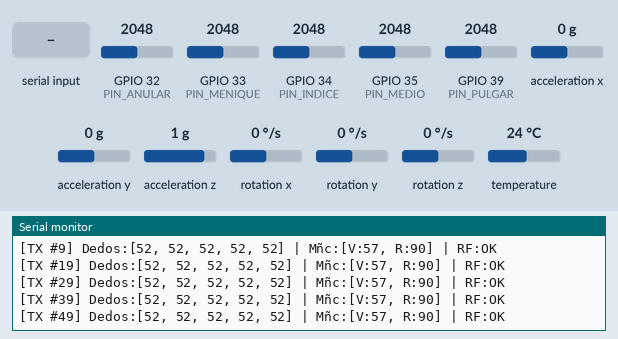
Simulated run of this sketch. Board: ESP32. Shown: the last lines printed to the serial monitor. Inputs (shaded band) come from the test bench; at power-on: acceleration x 0 g, acceleration y 0 g, acceleration z 1 g, GPIO 32 (PIN_ANULAR) = 2048, GPIO 33 (PIN_MENIQUE) = 2048, GPIO 34 (PIN_INDICE) = 2048, GPIO 35 (PIN_MEDIO) = 2048, GPIO 39 (PIN_PULGAR) = 2048, rotation x 0 °/s, rotation y 0 °/s, rotation z 0 °/s, temperature 24 °C (analog values on the 0–4095 scale). EEPROM starts erased.

Above: at 4.3 s.
4.4 s: "c" received over Serial
At 5.6 s:
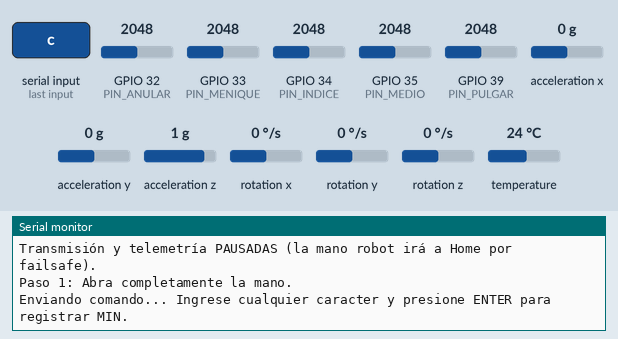
5.9 s: "C" received over Serial
At 6.8 s:
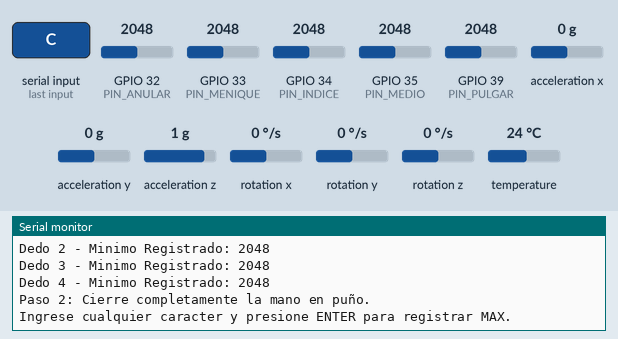
7.4 s: "1" received over Serial
At 7.7 s:
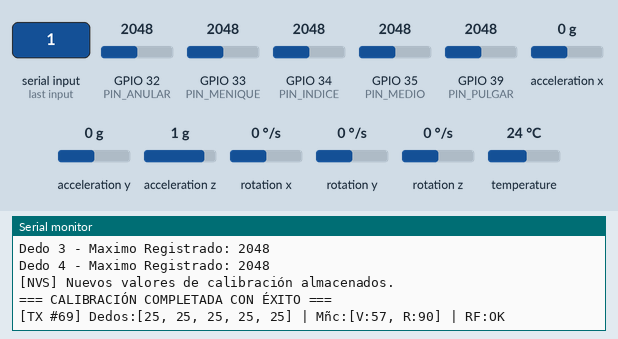
8.9 s: acceleration x set to -1.4 g
At 8.9 s:
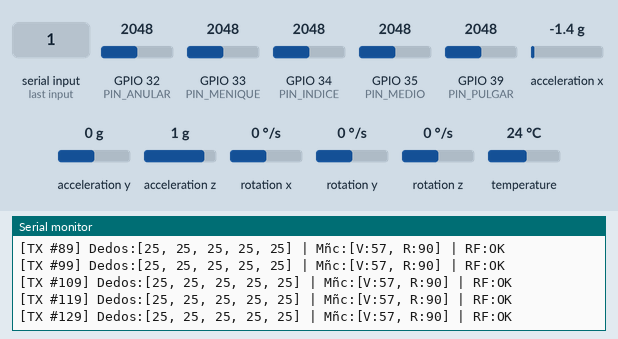
10.4 s: acceleration y set to -1.4 g
At 10.5 s:
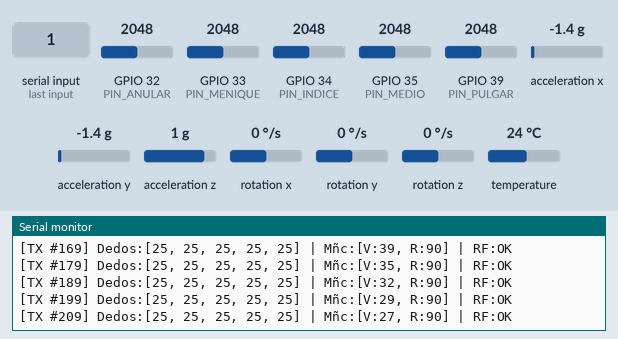
11.9 s: acceleration z set to -1.4 g
At 11.9 s:
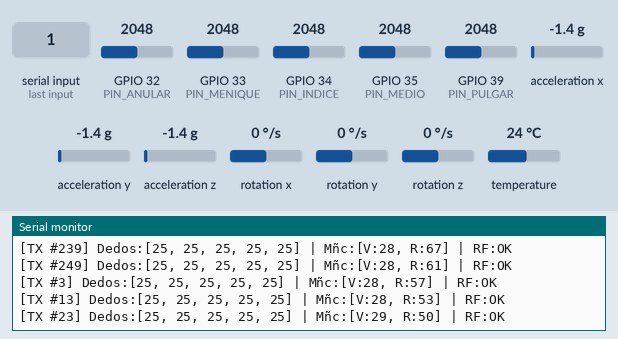
Timing chart, 0 to 14.4 s (numbered marks = the images above; inputs shaded):
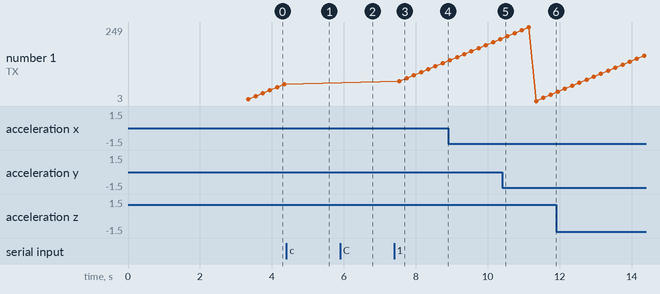

Measured:
- after the input at 4.4 s, the serial monitor: prints a new line after 0.05 s (image 1)
- after the input at 5.9 s, the serial monitor: prints a new line at once (image 2)
- after the input at 7.4 s, the serial monitor: prints a new line at once (image 3)
- plotted number 1: 59 → 129 after the input at 7.4 s

The sketch:

Transmisor.ino
```cpp
// Transmisor.ino - firmware del guante.
//
// Lee los 5 potenciómetros de los dedos y el MPU6050 de la muñeca, calcula los
// ángulos que tiene que copiar la mano y se los manda al receptor por ESP-NOW,
// 50 veces por segundo. Toda la calibración se hace de este lado: la mano
// recibe ángulos de servo listos para usar.
//
// Para recalibrar los dedos: mandar 'c' por el monitor serie (115200 baudios).

#include <Arduino.h>
#include <WiFi.h>
#include <esp_now.h>
#include <esp_idf_version.h>
#include <Wire.h>
#include <Adafruit_MPU6050.h>
#include <Adafruit_Sensor.h>
#include <Preferences.h>

#include "ProtocoloBrazo.h"

// ---------- Pines y parámetros ----------

// Los potes van a pines del ADC1 porque el ADC2 no se puede usar con el WiFi prendido
const int PIN_PULGAR  = 39; // SENSOR_VN
const int PIN_INDICE  = 34;
const int PIN_MEDIO   = 35;
const int PIN_ANULAR  = 32;
const int PIN_MENIQUE = 33;

const int PINES_DEDOS[TOTAL_DEDOS] = {
    PIN_PULGAR, PIN_INDICE, PIN_MEDIO, PIN_ANULAR, PIN_MENIQUE
};

// I2C del MPU6050
const int PIN_I2C_SDA = 21;
const int PIN_I2C_SCL = 22;

// Período del ciclo: 20 ms = 50 Hz
const TickType_t PERIODO_CONTROL_MS = 20;

// Cuánto le creemos al giróscopo en el filtro complementario (lo usual es 0.96 a 0.98)
const float ALPHA_COMPLEMENTARIO = 0.98f;
// Por si el MPU queda torcido en el guante: lo que marca con la mano derecha, en grados
const float TRIM_PITCH_DEG = 0.0f;
const float TRIM_ROLL_DEG  = 0.0f;
// Hasta dónde movemos la mano (°) y hasta dónde llegan los servos de la muñeca (°)
const float PITCH_MANO_ARRIBA = 45.0f;   // corresponde a SERVO_V_MIN
const float PITCH_MANO_ABAJO  = -25.0f;  // corresponde a SERVO_V_MAX
const float SERVO_V_MIN = 25.0f, SERVO_V_NEUTRO = 57.0f, SERVO_V_MAX = 90.0f;
const float ROLL_MANO_MAX = 90.0f;       // ±90° de mano son 0 a 180° de servo

// MAC del ESP32 de la mano. Si se cambia la placa hay que poner la nueva
// (se ve con WiFi.macAddress() en el receptor).
uint8_t macReceptor[] = {0x1C, 0xC3, 0xAB, 0xD2, 0x14, 0x9C};

// ---------- Variables globales ----------

Adafruit_MPU6050 mpu;
Preferences memoriaNVS;

MensajeBrazo paqueteSalida;
esp_now_peer_info_t infoReceptor;

// Lectura del ADC con la mano abierta (min) y cerrada (max), una por dedo.
// Estos son valores por defecto; los reales se cargan de la flash al arrancar.
uint16_t calMinADC[TOTAL_DEDOS] = {1200, 1200, 1200, 1200, 1200};
uint16_t calMaxADC[TOTAL_DEDOS] = {3200, 3200, 3200, 3200, 3200};

// Ángulos de la muñeca que va actualizando el filtro (°, respecto de la gravedad)
float anguloPitch = 0.0f;
float anguloRoll  = 0.0f;
// Lo que marca el giróscopo quieto (rad/s); se lo restamos a cada lectura
float gyroBiasX = 0.0f;
float gyroBiasY = 0.0f;
uint32_t tiempoAnteriorMicros = 0;
uint8_t contadorSecuencia = 0;

// Lo escribe el callback de envío; sólo se usa para mostrarlo por serie
volatile bool ultimoEnvioExitoso = false;
// En true mientras se calibran los dedos: la tarea no manda nada ni imprime
volatile bool calibrando = false;

void rutinaRecuperacionI2C(int pinSDA, int pinSCL);
void cargarCalibracionNVS();
void guardarCalibracionNVS();
void ejecutarCalibracionInteractiva();
uint16_t leerADCSobremuestreado(int pin, uint8_t muestras = 16);
void tareaTransmision(void* pvParameters);
void calibrarIMU();

// Pitch y roll a partir del acelerómetro, en grados. Como son cocientes,
// da lo mismo si la librería entrega m/s² o g.
static inline float rollAcc(const sensors_event_t& a) {
    return atan2(a.acceleration.y, a.acceleration.z) * RAD_TO_DEG;
}
static inline float pitchAcc(const sensors_event_t& a) {
    return atan2(-a.acceleration.x,
                 sqrt(a.acceleration.y * a.acceleration.y +
                      a.acceleration.z * a.acceleration.z)) * RAD_TO_DEG;
}

// ---------- Callback de ESP-NOW ----------

// Avisa si el receptor confirmó el último paquete. La firma cambió en el
// ESP-IDF 5, por eso hay dos versiones.
#if ESP_IDF_VERSION >= ESP_IDF_VERSION_VAL(5, 0, 0)
void OnDataSent(const wifi_tx_info_t* info, esp_now_send_status_t status) {
    ultimoEnvioExitoso = (status == ESP_NOW_SEND_SUCCESS);
}
#else
void OnDataSent(const uint8_t* mac_addr, esp_now_send_status_t status) {
    ultimoEnvioExitoso = (status == ESP_NOW_SEND_SUCCESS);
}
#endif

// ---------- Destrabar el bus I2C ----------

// Si el ESP32 se resetea en medio de una lectura, el MPU puede quedar tirando
// SDA a masa esperando más clocks, y el bus queda colgado. Mandando 9 pulsos
// en SCL y un STOP el sensor termina lo que estaba haciendo y suelta la línea.
void rutinaRecuperacionI2C(int pinSDA, int pinSCL) {
    pinMode(pinSDA, INPUT_PULLUP);
    pinMode(pinSCL, OUTPUT);

    for (int i = 0; i < 9; i++) {
        digitalWrite(pinSCL, LOW);
        delayMicroseconds(5);
        digitalWrite(pinSCL, HIGH);
        delayMicroseconds(5);
    }

    // STOP: SDA sube mientras SCL está en alto
    pinMode(pinSDA, OUTPUT);
    digitalWrite(pinSDA, LOW);
    delayMicroseconds(5);
    digitalWrite(pinSCL, HIGH);
    delayMicroseconds(5);
    digitalWrite(pinSDA, HIGH);
    delayMicroseconds(5);

    pinMode(pinSDA, INPUT_PULLUP);
    pinMode(pinSCL, INPUT_PULLUP);
}

// ---------- Calibración de los dedos (guardada en flash) ----------

// Se guarda en la NVS para no tener que calibrar cada vez que se prende el guante
void cargarCalibracionNVS() {
    memoriaNVS.begin("calib_brazo", true); // true = sólo lectura
    for (int i = 0; i < TOTAL_DEDOS; i++) {
        String kMin = "min_" + String(i);
        String kMax = "max_" + String(i);
        calMinADC[i] = memoriaNVS.getUShort(kMin.c_str(), 1200);
        calMaxADC[i] = memoriaNVS.getUShort(kMax.c_str(), 3200);
    }
    memoriaNVS.end();
    Serial.println("[NVS] Calibración cargada satisfactoriamente.");
}

void guardarCalibracionNVS() {
    memoriaNVS.begin("calib_brazo", false);
    for (int i = 0; i < TOTAL_DEDOS; i++) {
        String kMin = "min_" + String(i);
        String kMax = "max_" + String(i);
        memoriaNVS.putUShort(kMin.c_str(), calMinADC[i]);
        memoriaNVS.putUShort(kMax.c_str(), calMaxADC[i]);
    }
    memoriaNVS.end();
    Serial.println("[NVS] Nuevos valores de calibración almacenados.");
}

// Se pide abrir la mano, se lee; se pide cerrarla, se lee, y se guarda.
void ejecutarCalibracionInteractiva() {
    // Cuando loop() llega acá, la tarea de transmisión (que tiene más prioridad y
    // corre en el mismo núcleo) ya terminó su ciclo. Desde el siguiente deja de
    // leer los dedos y de transmitir, así que la mano se va sola a la posición
    // de reposo por el failsafe del receptor.
    calibrando = true;
    Serial.println("\n=== INICIANDO RUTINA DE CALIBRACIÓN BI-PUNTO ===");
    Serial.println("Transmisión y telemetría PAUSADAS (la mano robot irá a Home por failsafe).");
    Serial.println("Paso 1: Abra completamente la mano.");
    Serial.println("Enviando comando... Ingrese cualquier caracter y presione ENTER para registrar MIN.");
    while (Serial.available() == 0) { delay(50); }
    while (Serial.available() > 0) { Serial.read(); } // vacía lo que haya quedado (el ENTER)

    for (int i = 0; i < TOTAL_DEDOS; i++) {
        calMinADC[i] = leerADCSobremuestreado(PINES_DEDOS[i], 32);
        Serial.printf("Dedo %d - Minimo Registrado: %u\n", i, calMinADC[i]);
    }

    Serial.println("\nPaso 2: Cierre completamente la mano en puño.");
    Serial.println("Ingrese cualquier caracter y presione ENTER para registrar MAX.");
    while (Serial.available() == 0) { delay(50); }
    while (Serial.available() > 0) { Serial.read(); }

    for (int i = 0; i < TOTAL_DEDOS; i++) {
        calMaxADC[i] = leerADCSobremuestreado(PINES_DEDOS[i], 32);
        Serial.printf("Dedo %d - Maximo Registrado: %u\n", i, calMaxADC[i]);
    }

    guardarCalibracionNVS();
    Serial.println("=== CALIBRACIÓN COMPLETADA CON ÉXITO ===\n");
    calibrando = false;
}

// ---------- Lectura del ADC ----------

// El ADC del ESP32 es bastante ruidoso, así que promediamos varias lecturas seguidas
uint16_t leerADCSobremuestreado(int pin, uint8_t muestras) {
    uint32_t acumulador = 0;
    for (uint8_t i = 0; i < muestras; i++) {
        acumulador += analogRead(pin);
        delayMicroseconds(50);
    }
    return (uint16_t)(acumulador / muestras);
}

// ---------- Calibración del MPU6050 ----------

// Con la mano quieta (~1,5 s) promedia el giróscopo para sacar su offset. De paso
// arranca el filtro con el ángulo real del acelerómetro, así no sale desde 0°
// y tarda en llegar.
void calibrarIMU() {
    Serial.println("[MPU6050] Calibrando offsets: mantener la mano QUIETA...");
    const int N = 500;
    float sumGx = 0, sumGy = 0, sumPitch = 0, sumRoll = 0;
    sensors_event_t a, g, temp;
    for (int i = 0; i < N; i++) {
        mpu.getEvent(&a, &g, &temp);
        sumGx += g.gyro.x;
        sumGy += g.gyro.y;
        sumPitch += pitchAcc(a);
        sumRoll  += rollAcc(a);
        delay(3);
    }
    gyroBiasX   = sumGx / N;
    gyroBiasY   = sumGy / N;
    anguloPitch = sumPitch / N;
    anguloRoll  = sumRoll / N;
    Serial.printf("[MPU6050] Bias gyro X:%.4f Y:%.4f rad/s | Inicial P:%.1f R:%.1f°\n",
                  gyroBiasX, gyroBiasY, anguloPitch, anguloRoll);
}

// ---------- setup ----------

void setup() {
    Serial.begin(115200);
    delay(500);
    Serial.println("\n[SISTEMA] Iniciando Transmisor de Telerrobótica...");

    // ADC
    for (int i = 0; i < TOTAL_DEDOS; i++) {
        pinMode(PINES_DEDOS[i], INPUT);
    }
    analogReadResolution(12);       // 0 a 4095
    analogSetAttenuation(ADC_11db); // para poder leer hasta ~3,3 V

    cargarCalibracionNVS();

    // I2C: primero lo destrabamos por las dudas y después lo arrancamos a 400 kHz
    rutinaRecuperacionI2C(PIN_I2C_SDA, PIN_I2C_SCL);
    Wire.begin(PIN_I2C_SDA, PIN_I2C_SCL, 400000);

    // MPU6050: a veces no contesta al primer intento, así que probamos hasta 5 veces
    bool mpuOk = false;
    for (int intento = 1; intento <= 5; intento++) {
        Serial.printf("[MPU6050] Intento de conexión %d/5...\n", intento);
        if (mpu.begin(0x68, &Wire)) {
            mpuOk = true;
            break;
        }
        delay(200);
    }

    if (!mpuOk) {
        Serial.println("[ERROR CRÍTICO] MPU6050 no detectado en I2C. Reintentando en bucle no bloqueante...");
    } else {
        mpu.setAccelerometerRange(MPU6050_RANGE_2_G);
        mpu.setGyroRange(MPU6050_RANGE_500_DEG);
        // 44 Hz agrega ~4,9 ms de retardo; antes usábamos 21 Hz, que agrega ~8,5 ms
        mpu.setFilterBandwidth(MPU6050_BAND_44_HZ);
        Serial.println("[MPU6050] Configurado exitosamente (±2G, 500°/s, DLPF 44Hz).");
        calibrarIMU();
    }

    // WiFi y ESP-NOW
    WiFi.mode(WIFI_STA);
    WiFi.setSleep(false); // con el ahorro de energía activado la radio agrega retardo

    if (esp_now_init() != ESP_OK) {
        Serial.println("[ERROR CRÍTICO] Error al inicializar ESP-NOW.");
        return;
    }

#if ESP_IDF_VERSION >= ESP_IDF_VERSION_VAL(5, 0, 0)
    esp_now_register_send_cb(OnDataSent);
#else
    esp_now_register_send_cb((esp_now_send_cb_t)OnDataSent);
#endif

    // Registramos la mano como destino
    memcpy(infoReceptor.peer_addr, macReceptor, 6);
    infoReceptor.channel = 0;     // 0 = el canal en el que ya está el WiFi
    infoReceptor.encrypt = false; // sin cifrado: no hace falta y es más rápido

    if (esp_now_add_peer(&infoReceptor) != ESP_OK) {
        Serial.println("[ALERTA] Falló el registro del receptor como peer.");
    } else {
        Serial.println("[ESP-NOW] Receptor emparejado correctamente.");
    }

    // Punto de partida para el dt del filtro
    tiempoAnteriorMicros = micros();

    // La tarea va en el núcleo 1; el WiFi y ESP-NOW corren en el 0
    xTaskCreatePinnedToCore(
        tareaTransmision,
        "TaskTxBrazo",
        4096,
        NULL,
        2,    // más prioridad que loop(), que corre con 1
        NULL,
        1
    );

    Serial.println("[SISTEMA] Tarea de transmisión iniciada a 50 Hz.");
    Serial.println("[SISTEMA] Envíe 'c' por el monitor serial para calibrar potenciómetros.\n");
}

// ---------- Tarea principal: leer, calcular y mandar ----------

void tareaTransmision(void* pvParameters) {
    TickType_t xLastWakeTime = xTaskGetTickCount();
    uint32_t ticksTelemetria = 0;

    for (;;) {
        // vTaskDelayUntil (y no vTaskDelay) para que el período sea siempre 20 ms,
        // tarde lo que tarde el resto del ciclo
        vTaskDelayUntil(&xLastWakeTime, pdMS_TO_TICKS(PERIODO_CONTROL_MS));

        // --- 1. Muñeca: MPU6050 + filtro complementario ---
        sensors_event_t a, g, temp;
        if (mpu.getEvent(&a, &g, &temp)) {
            uint32_t tiempoActualMicros = micros();
            float dt = (float)(tiempoActualMicros - tiempoAnteriorMicros) / 1000000.0f;
            tiempoAnteriorMicros = tiempoActualMicros;

            // Si el dt sale raro (primer ciclo, micros() que dio la vuelta) usamos el nominal
            if (dt <= 0.0f || dt > 0.1f) dt = 0.02f;

            // Velocidad de giro sin el offset, en °/s. Los signos están elegidos para
            // que coincidan con pitchAcc/rollAcc: +gyro.y sube el pitch, +gyro.x sube el roll.
            float gyroRatePitch = (g.gyro.y - gyroBiasY) * RAD_TO_DEG;
            float gyroRateRoll  = (g.gyro.x - gyroBiasX) * RAD_TO_DEG;

            // El giróscopo responde rápido pero deriva; el acelerómetro no deriva pero
            // es ruidoso. Mezclando los dos nos quedamos con lo bueno de cada uno.
            anguloPitch = ALPHA_COMPLEMENTARIO * (anguloPitch + gyroRatePitch * dt)
                        + (1.0f - ALPHA_COMPLEMENTARIO) * pitchAcc(a);

            // Cerca de ±90° de pitch el roll del acelerómetro es indeterminado
            // (gimbal lock), así que dejamos el último valor bueno
            if (fabs(anguloPitch) < 80.0f) {
                anguloRoll = ALPHA_COMPLEMENTARIO * (anguloRoll + gyroRateRoll * dt)
                           + (1.0f - ALPHA_COMPLEMENTARIO) * rollAcc(a);
            }

            // Ángulo de la mano -> ángulo del servo.
            // Pitch: dos rectas que se juntan en SERVO_V_NEUTRO (mano derecha = 0°),
            // porque para arriba y para abajo el rango no es el mismo
            float p = constrain(anguloPitch - TRIM_PITCH_DEG, PITCH_MANO_ABAJO, PITCH_MANO_ARRIBA);
            float servoV = (p >= 0.0f)
                ? SERVO_V_NEUTRO - (p / PITCH_MANO_ARRIBA) * (SERVO_V_NEUTRO - SERVO_V_MIN)
                : SERVO_V_NEUTRO + (p / PITCH_MANO_ABAJO)  * (SERVO_V_MAX - SERVO_V_NEUTRO);
            paqueteSalida.muniecaVertical = (int16_t)lroundf(constrain(servoV, SERVO_V_MIN, SERVO_V_MAX));

            // Roll: corrimiento directo, -90..+90° de mano a 0..180° de servo
            float r = constrain(anguloRoll - TRIM_ROLL_DEG, -ROLL_MANO_MAX, ROLL_MANO_MAX);
            paqueteSalida.muniecaRotacional = (int16_t)lroundf(constrain(r + 90.0f, 0.0f, 180.0f));
        }

        // Mientras se calibra, el ADC lo usa la rutina de calibración, así que acá
        // no se lee ni se manda nada. El MPU sí se sigue leyendo para que el filtro
        // no pierda el ángulo.
        if (calibrando) continue;

        // --- 2. Dedos: ADC -> ángulo de servo (25 a 90°) ---
        for (int i = 0; i < TOTAL_DEDOS; i++) {
            uint16_t adcRaw = leerADCSobremuestreado(PINES_DEDOS[i], 16);

            int16_t anguloDedo;
            if (calMaxADC[i] > calMinADC[i]) {
                anguloDedo = map(adcRaw, calMinADC[i], calMaxADC[i], 25, 90);
            } else {
                // Pote montado al revés: el valor baja al cerrar la mano
                anguloDedo = map(adcRaw, calMaxADC[i], calMinADC[i], 90, 25);
            }
            paqueteSalida.anguloDedos[i] = (uint16_t)constrain(anguloDedo, 25, 90);
        }

        // --- 3. Armado del paquete ---
        paqueteSalida.magicHeader = PROTOCOLO_HEADER_MAGIC;
        paqueteSalida.secuencia   = contadorSecuencia++;
        paqueteSalida.checksum    = calcularChecksumBrazo(paqueteSalida);

        // --- 4. Envío ---
        esp_now_send(macReceptor, reinterpret_cast<uint8_t*>(&paqueteSalida), sizeof(paqueteSalida));

        // --- 5. Telemetría por serie, 1 de cada 10 ciclos (5 Hz) para no frenar la tarea ---
        if (++ticksTelemetria >= 10) {
            ticksTelemetria = 0;
            Serial.printf("[TX #%u] Dedos:[%u, %u, %u, %u, %u] | Mñc:[V:%d, R:%d] | RF:%s\n",
                          paqueteSalida.secuencia,
                          paqueteSalida.anguloDedos[0],
                          paqueteSalida.anguloDedos[1],
                          paqueteSalida.anguloDedos[2],
                          paqueteSalida.anguloDedos[3],
                          paqueteSalida.anguloDedos[4],
                          paqueteSalida.muniecaVertical,
                          paqueteSalida.muniecaRotacional,
                          ultimoEnvioExitoso ? "OK" : "NO_ACK");
        }
    }
}

// ---------- loop ----------

// Todo el trabajo lo hace la tarea; loop() sólo espera la 'c' para calibrar
void loop() {
    if (Serial.available() > 0) {
        char cmd = Serial.read();
        if (cmd == 'c' || cmd == 'C') {
            ejecutarCalibracionInteractiva();
        }
    }
    vTaskDelay(pdMS_TO_TICKS(100));
}
```

Source omitted: ProtocoloBrazo.h (2308 bytes)
